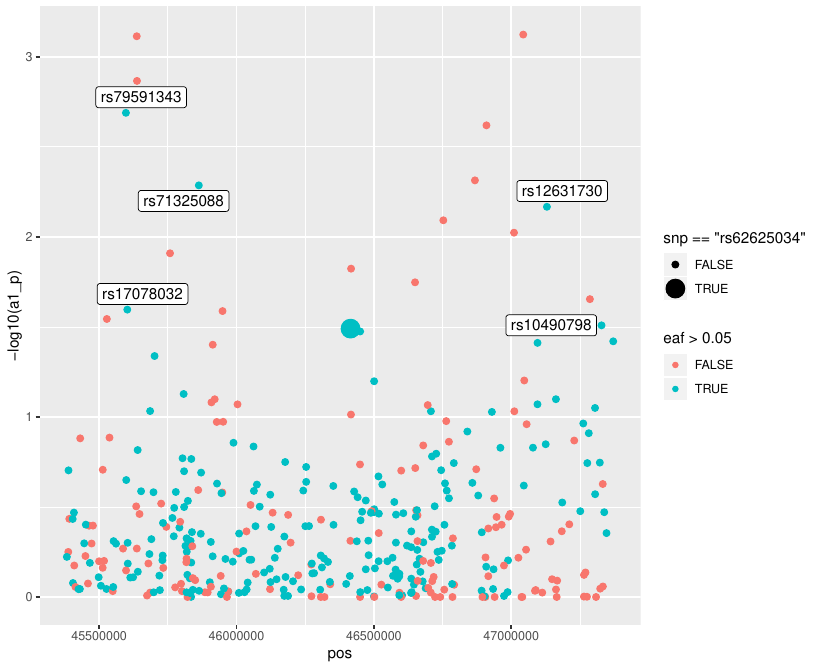

This chart was generated by the following R code:
# Plot the region with a view to finding common variants with better signals than rs62625034

library(tidyverse)
library(ggrepel)
a <- read.csv("Downloads/results_combined.csv")
subset(a, snp == "rs62625034")

a %>% 
filter(binary == 1) %>%
ggplot(aes(x=eaf)) +
geom_histogram(aes(fill=binary)) +
facet_grid(. ~ binary)

a <- group_by(a, snp) %>%
do({
	.$eaf <- subset(., binary == 0)$eaf
	.
	})

a %>% 
filter(binary == 1) %>%
ggplot(aes(x=pos, y=-log10(a1_p))) +
geom_point(aes(size=snp=="rs62625034", colour=eaf>0.05)) +
geom_label_repel(
	data=subset(a, binary == 1 & eaf > 0.05 & a1_p < subset(a, binary == 1 & snp == "rs62625034")$a1_p), aes(label=snp))
ggsave("regional_plot.pdf")


